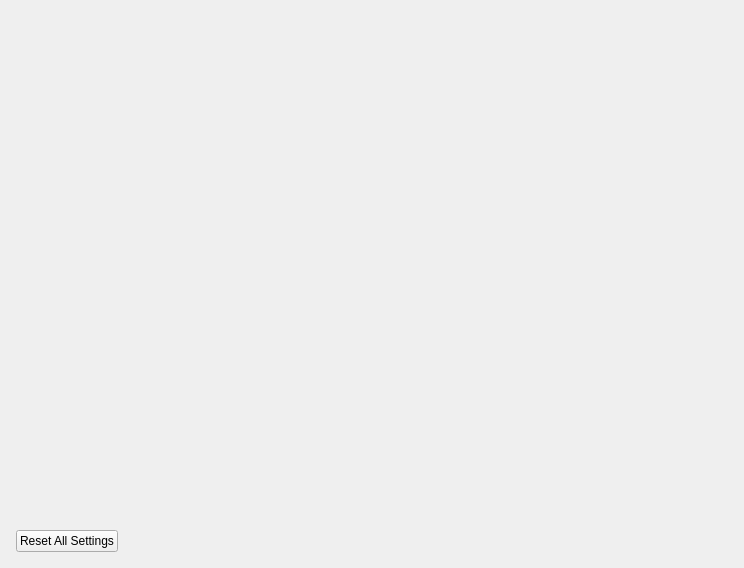
<?xml version="1.0" encoding="UTF-8"?>
<ui version="4.0">
 <class>ConfigureGeneral</class>
 <widget class="QWidget" name="ConfigureGeneral">
  <property name="geometry">
   <rect>
    <x>0</x>
    <y>0</y>
    <width>744</width>
    <height>568</height>
   </rect>
  </property>
  <property name="windowTitle">
   <string>Form</string>
  </property>
  <property name="accessibleName">
   <string>General</string>
  </property>
  <layout class="QHBoxLayout" name="HorizontalLayout">
   <item>
    <layout class="QVBoxLayout" name="VerticalLayout">
     <item>
      <layout class="QVBoxLayout" name="groups_layout"/>
     </item>
     <item>
      <spacer name="verticalSpacer">
       <property name="orientation">
        <enum>Qt::Vertical</enum>
       </property>
       <property name="sizeHint" stdset="0">
        <size>
         <width>20</width>
         <height>40</height>
        </size>
       </property>
      </spacer>
     </item>
     <item>
      <layout class="QHBoxLayout" name="layout_reset">
       <property name="spacing">
        <number>6</number>
       </property>
       <property name="leftMargin">
        <number>5</number>
       </property>
       <property name="topMargin">
        <number>5</number>
       </property>
       <property name="rightMargin">
        <number>5</number>
       </property>
       <property name="bottomMargin">
        <number>5</number>
       </property>
       <item>
        <widget class="QPushButton" name="button_reset_defaults">
         <property name="text">
          <string>Reset All Settings</string>
         </property>
        </widget>
       </item>
       <item>
        <spacer name="spacer_reset">
         <property name="orientation">
          <enum>Qt::Horizontal</enum>
         </property>
         <property name="sizeHint" stdset="0">
          <size>
           <width>40</width>
           <height>20</height>
          </size>
         </property>
        </spacer>
       </item>
      </layout>
     </item>
    </layout>
   </item>
  </layout>
 </widget>
 <resources/>
 <connections/>
</ui>
